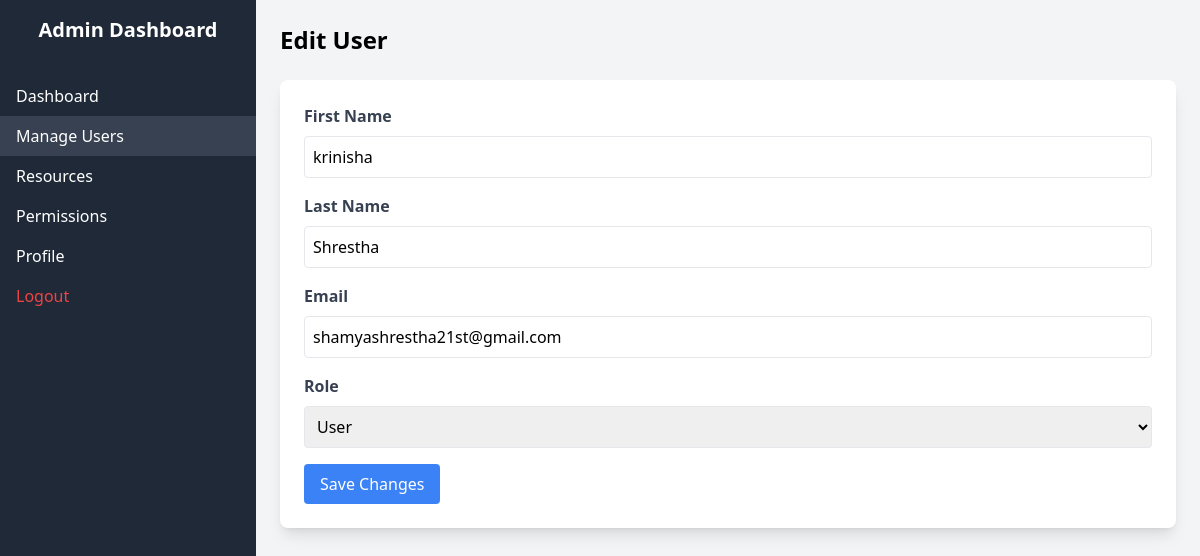
/pages/edit_user.php?user_id=9 (signed in), run on the app's committed database.
### tables this page shows
CREATE TABLE `register` (
  `id` int(11) NOT NULL,
  `first_name` varchar(255) NOT NULL,
  `last_name` varchar(255) NOT NULL,
  `email` varchar(255) NOT NULL,
  `password` varchar(255) NOT NULL,
  `created_at` timestamp NOT NULL DEFAULT current_timestamp(),
  `role` enum('user','admin') DEFAULT 'user'
);

### pages/edit_user.php (the view, shortened to what this page needs)
<?php
require '../db.php';
$userId = intval($_GET['user_id']);
$sql = "SELECT * FROM register WHERE id = ?";
$stmt = $conn->prepare($sql);
$stmt->bind_param('i', $userId);
$stmt->execute();
$result = $stmt->get_result();
$user = $result->fetch_assoc();
?>
<!DOCTYPE html>
<html lang="en">
<head>
    <script src="https://cdn.tailwindcss.com"></script>
</head>
<body class="bg-gray-100">
    <div class="flex">
        <div class="w-64 bg-gray-800 text-white h-screen">
            <div class="p-4 text-xl font-bold text-center">Admin Dashboard</div>
            <nav class="mt-4">
                <a href="admin_dashboard.php" class="block py-2 px-4 hover:bg-gray-700">Dashboard</a>
                <a href="admin_users.php" class="block py-2 px-4 bg-gray-700">Manage Users</a>
                <a href="admin_resources.php" class="block py-2 px-4 hover:bg-gray-700">Resources</a>
                <a href="admin_permissions.php" class="block py-2 px-4 hover:bg-gray-700">Permissions</a>
                <a href="admin_profile.php" class="block py-2 px-4 hover:bg-gray-700">Profile</a>
                <a href="admin_logout.php" class="block py-2 px-4 text-red-500 hover:bg-gray-700">Logout</a>
            </nav>
        </div>
        <div class="flex-1 p-6">
            <h1 class="text-2xl font-bold mb-6">Edit User</h1>
            <div class="bg-white p-6 rounded-lg shadow-lg">
                <form action="edit_user.php?user_id=<?php echo $userId; ?>" method="POST">
                    <div class="mb-4">
                        <label for="first_name" class="block text-gray-700 font-bold mb-2">First Name</label>
                        <input type="text" id="first_name" name="first_name" value="<?php echo htmlspecialchars($user['first_name']); ?>" class="w-full p-2 border rounded" required>
                    </div>
                    <div class="mb-4">
                        <label for="last_name" class="block text-gray-700 font-bold mb-2">Last Name</label>
                        <input type="text" id="last_name" name="last_name" value="<?php echo htmlspecialchars($user['last_name']); ?>" class="w-full p-2 border rounded" required>
                    </div>
                    <div class="mb-4">
                        <label for="email" class="block text-gray-700 font-bold mb-2">Email</label>
                        <input type="email" id="email" name="email" value="<?php echo htmlspecialchars($user['email']); ?>" class="w-full p-2 border rounded" required>
                    </div>
                    <div class="mb-4">
                        <label for="role" class="block text-gray-700 font-bold mb-2">Role</label>
                        <select id="role" name="role" class="w-full p-2 border rounded" required>
                            <option value="user" <?php echo $user['role'] === 'user' ? 'selected' : ''; ?>>User</option>
                        </select>
                    </div>
                    <button type="submit" class="bg-blue-500 text-white px-4 py-2 rounded hover:bg-blue-600">Save Changes</button>
                </form>
            </div>
        </div>
    </div>
</body>
</html>

### data on the page
register: first_name "krinisha", last_name "Shrestha", email "shamyashrestha21st@gmail.com", role "User"
